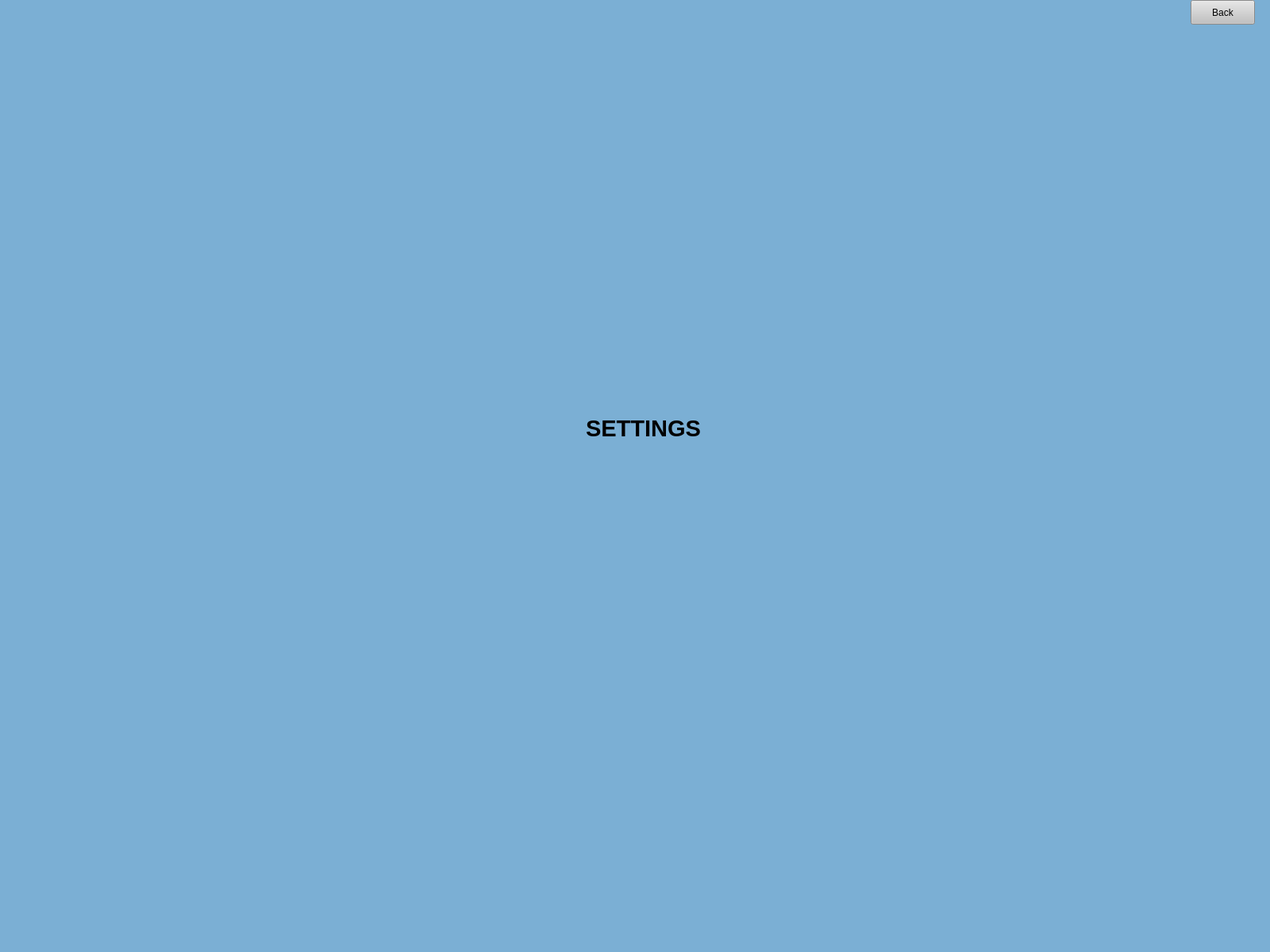
<?xml version="1.0" encoding="UTF-8"?>
<ui version="4.0">
 <class>MainWindow</class>
 <widget class="QMainWindow" name="MainWindow">
  <property name="enabled">
   <bool>true</bool>
  </property>
  <property name="geometry">
   <rect>
    <x>0</x>
    <y>0</y>
    <width>1600</width>
    <height>1200</height>
   </rect>
  </property>
  <property name="windowTitle">
   <string>Login</string>
  </property>
  <property name="styleSheet">
   <string notr="true">background-color: rgb(123, 175, 212);</string>
  </property>
  <property name="toolButtonStyle">
   <enum>Qt::ToolButtonIconOnly</enum>
  </property>
  <widget class="QWidget" name="centralwidget">
   <widget class="QLabel" name="label">
    <property name="geometry">
     <rect>
      <x>650</x>
      <y>510</y>
      <width>321</width>
      <height>61</height>
     </rect>
    </property>
    <property name="text">
     <string>&lt;html&gt;&lt;head/&gt;&lt;body&gt;&lt;p align=&quot;center&quot;&gt;&lt;span style=&quot; font-size:22pt; font-weight:600;&quot;&gt;SETTINGS&lt;/span&gt;&lt;/p&gt;&lt;/body&gt;&lt;/html&gt;</string>
    </property>
   </widget>
   <widget class="QLabel" name="label_4">
    <property name="geometry">
     <rect>
      <x>680</x>
      <y>290</y>
      <width>271</width>
      <height>201</height>
     </rect>
    </property>
    <property name="text">
     <string/>
    </property>
    <property name="pixmap">
     <pixmap>../Icon/OMCDb.ico</pixmap>
    </property>
   </widget>
   <widget class="QPushButton" name="back">
    <property name="geometry">
     <rect>
      <x>1500</x>
      <y>0</y>
      <width>81</width>
      <height>31</height>
     </rect>
    </property>
    <property name="cursor">
     <cursorShape>PointingHandCursor</cursorShape>
    </property>
    <property name="styleSheet">
     <string notr="true">QPushButton:hover {

background-color: rgb(210, 210, 210);

}

QPushButton {

background-color: rgb(193, 193, 193);

}</string>
    </property>
    <property name="text">
     <string>Back</string>
    </property>
   </widget>
  </widget>
  <widget class="QMenuBar" name="menubar">
   <property name="geometry">
    <rect>
     <x>0</x>
     <y>0</y>
     <width>1600</width>
     <height>21</height>
    </rect>
   </property>
  </widget>
  <widget class="QStatusBar" name="statusbar"/>
 </widget>
 <resources/>
 <connections/>
</ui>
